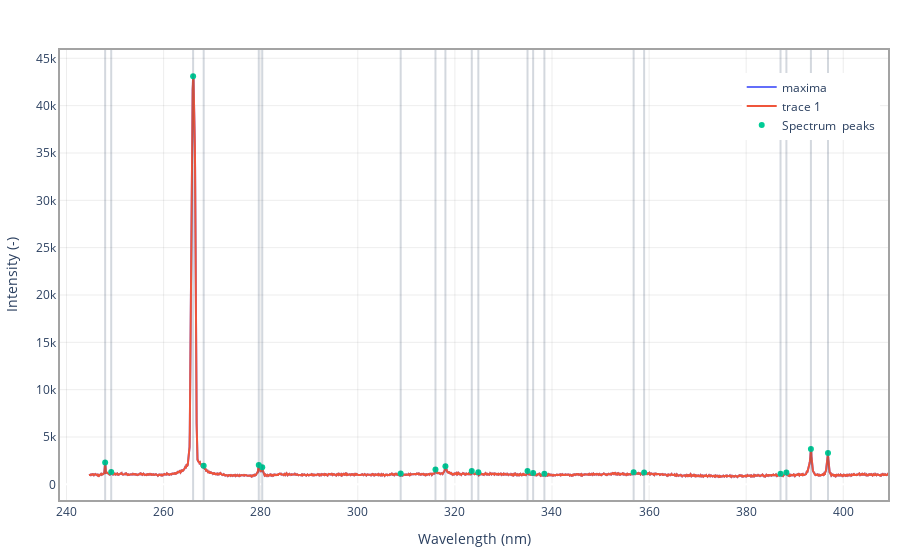

Source (notebook cell):
### Code cell
line_finder.match_peaks_to_tables()
line_finder.plot_potential_lines()
